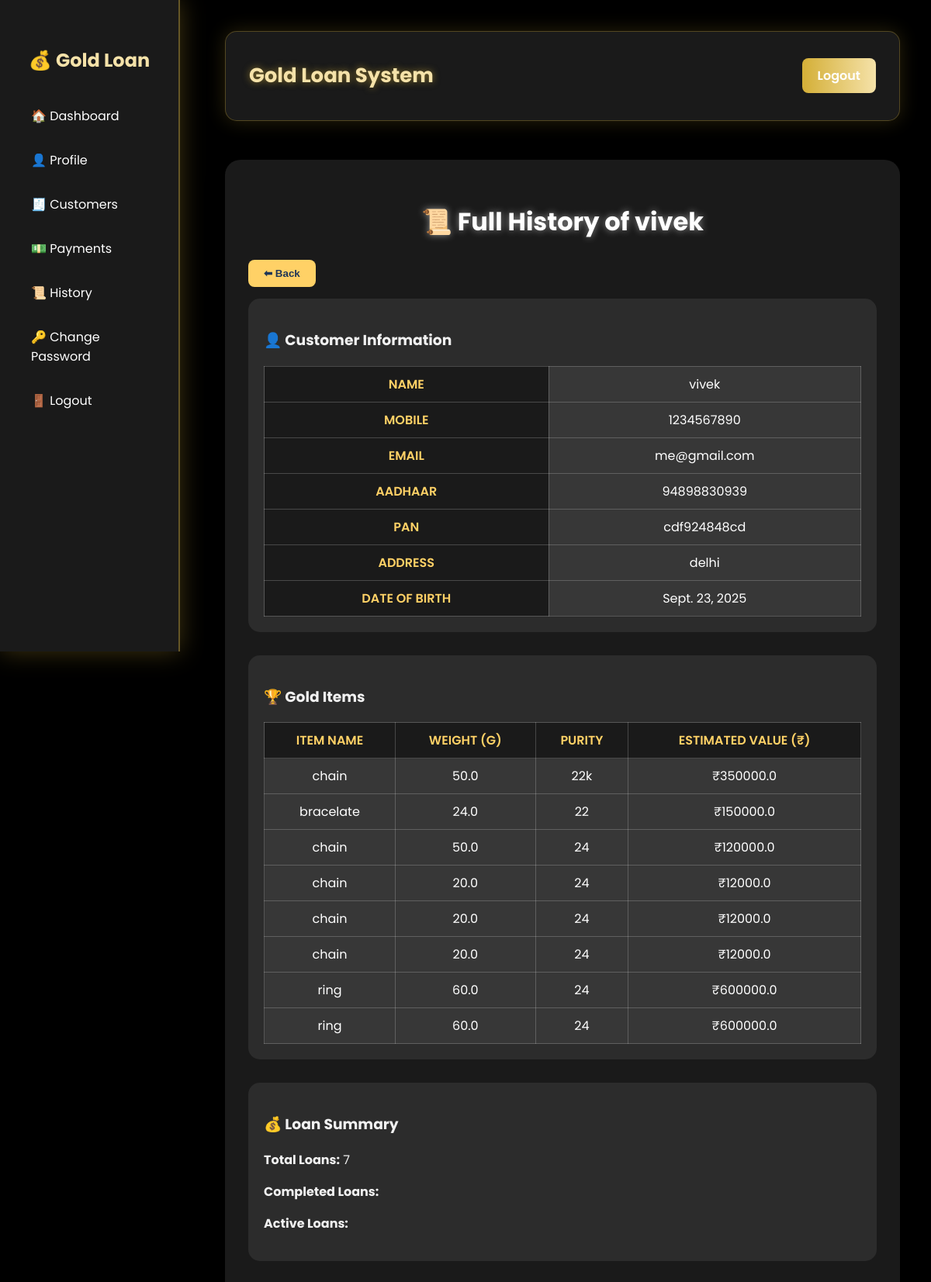
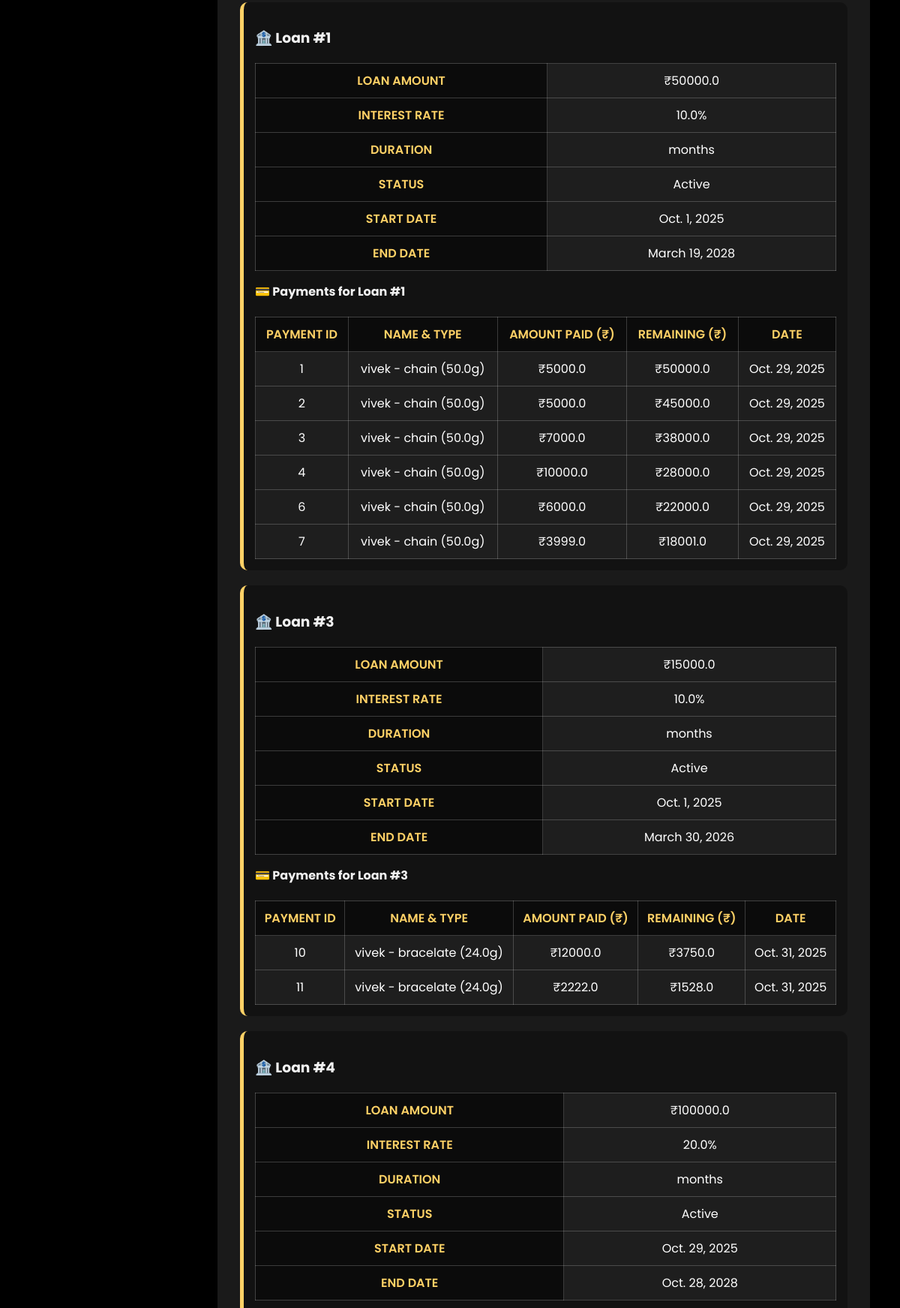
Page /history/1/ (upper part) on the committed database (2 pictures, top to bottom).
### customers/models.py (models this page shows, shortened)
class Customer(models.Model):
    name = models.CharField(max_length=100)
    mobile = models.CharField(max_length=15)
    address = models.TextField()
    aadhaar = models.CharField(max_length=20)
    pan = models.CharField(max_length=20)
    dob = models.DateField()
    email = models.EmailField()

### gold/models.py (models this page shows, shortened)
class GoldItem(models.Model):
    customer = models.ForeignKey(Customer, on_delete=models.CASCADE)
    gold_type = models.CharField(max_length=50)
    weight = models.FloatField()
    purity = models.CharField(max_length=20)
    valuation = models.FloatField()
    date_added = models.DateField(auto_now_add=True)

### loans/models.py (models this page shows, shortened)
class Loan(models.Model):
    customer = models.ForeignKey(Customer, on_delete=models.CASCADE)
    gold_item = models.ForeignKey(GoldItem, on_delete=models.CASCADE)
    loan_amount = models.FloatField()
    interest_rate = models.FloatField()
    start_date = models.DateField()
    end_date = models.DateField(blank=True, null=True)  # ✅ Auto-calculated
    duration_type = models.CharField(max_length=20, default='months')  # "months" or "years"
    duration_value = models.IntegerField(default=12)
    loan_type = models.CharField(max_length=50)
    status = models.CharField(max_length=20, default='Active')
    def __str__(self):
        return f"{self.customer.name} - {self.gold_item.gold_type} ({self.gold_item.weight}g)"

### payments/models.py (models this page shows, shortened)
class Payment(models.Model):
    loan = models.ForeignKey(Loan, on_delete=models.CASCADE)
    amount_paid = models.FloatField()
    payment_date = models.DateField(auto_now_add=True)
    remaining_amount = models.FloatField(default=0.0)

### history/views.py (the view)
# urls.py: path('<int:customer_id>/', views.history_detail, name='history_detail'),
def history_detail(request, customer_id):
    customer = get_object_or_404(Customer, id=customer_id)
    gold_items = GoldItem.objects.filter(customer=customer)
    loans = Loan.objects.filter(customer=customer)
    payments = Payment.objects.filter(loan__in=loans).order_by('-payment_date')
    receipts = Receipt.objects.filter(payment__in=payments)
    per_loan_info = []
    for loan in loans:
        principal = loan.loan_amount or 0.0
        paid = Payment.objects.filter(loan=loan).aggregate(total=Sum('amount_paid'))['total'] or 0.0
        remaining = round(principal - paid, 2)
        status = "Completed" if remaining <= 0 else "Active"
        per_loan_info.append({
            'loan': loan,
            'principal': principal,
            'paid': paid,
            'remaining': remaining,
            'status': status
        })
    return render(request, 'history/history_details.html', {
        'customer': customer,
        'gold_items': gold_items,
        'loans': loans,
        'payments': payments,
        'receipts': receipts,
        'per_loan_info': per_loan_info,
    })

### history/templates/history/history_details.html (shortened to what this page needs)
{% extends 'base.html' %}
{% block content %}
<div class="history-wrapper">
    <h2 class="page-title">📜 Full History of {{ customer.name }}</h2>
    <button class="back-btn" onclick="window.location.href='{% url 'dashboard' %}'">⬅ Back</button>
    <div class="section-box">
        <h3>👤 Customer Information</h3>
        <table>
            <tr><th>Name</th><td>{{ customer.name }}</td></tr>
            <tr><th>Mobile</th><td>{{ customer.mobile }}</td></tr>
            <tr><th>Email</th><td>{{ customer.email }}</td></tr>
            <tr><th>Aadhaar</th><td>{{ customer.aadhaar }}</td></tr>
            <tr><th>PAN</th><td>{{ customer.pan }}</td></tr>
            <tr><th>Address</th><td>{{ customer.address }}</td></tr>
            <tr><th>Date of Birth</th><td>{{ customer.dob }}</td></tr>
        </table>
    </div>
    <div class="section-box">
        <h3>🏆 Gold Items</h3>
        <table>
            <thead>
                <tr>
                    <th>Item Name</th>
                    <th>Weight (g)</th>
                    <th>Purity</th>
                    <th>Estimated Value (₹)</th>
                </tr>
            </thead>
            <tbody>
                {% for gold in gold_items %}
                <tr>
                    <td>{{ gold.gold_type }}</td>
                    <td>{{ gold.weight }}</td>
                    <td>{{ gold.purity }}</td>
                    <td>₹{{ gold.valuation }}</td>
                </tr>
                {% empty %}
                <tr><td colspan="4">No gold items found.</td></tr>
                {% endfor %}
            </tbody>
        </table>
    </div>
    <div class="section-box">
        <h3>💰 Loan Summary</h3>
        <p><b>Total Loans:</b> {{ loans.count }}</p>
        <p><b>Completed Loans:</b> {{ completed_loans.count }}</p>
        <p><b>Active Loans:</b> {{ active_loans.count }}</p>
    </div>
    {% for loan in loans %}
    <div class="loan-box">
        <h3>🏦 Loan #{{ loan.id }}</h3>
        <table>
            <tr><th>Loan Amount</th><td>₹{{ loan.loan_amount }}</td></tr>
            <tr><th>Interest Rate</th><td>{{ loan.interest_rate }}%</td></tr>
            <tr><th>Duration</th><td>{{ loan.duration_months }} months</td></tr>
            <tr><th>Status</th><td>{{ loan.status }}</td></tr>
            <tr><th>Start Date</th><td>{{ loan.start_date }}</td></tr>
            <tr><th>End Date</th><td>{{ loan.end_date }}</td></tr>
        </table>
        <h4 style="margin-top:15px;">💳 Payments for Loan #{{ loan.id }}</h4>
        <table>
            <thead>
                <tr>
                    <th>Payment ID</th>
                    <th>Name & Type</th>
                    <th>Amount Paid (₹)</th>
                    <th>Remaining (₹)</th>
                    <th>Date</th>
                </tr>
            </thead>
            <tbody>
                {% for pay in payments %}
                    {% if pay.loan.id == loan.id %}
                    <tr>
                        <td>{{ pay.id }}</td>
                        <td>{{ pay.loan }}</td>
                        <td>₹{{ pay.amount_paid }}</td>
                        <td>₹{{ pay.remaining_amount }}</td>
                        <td>{{ pay.payment_date }}</td>
                    </tr>
                    {% endif %}
                {% empty %}
                <tr><td colspan="5">No payments found.</td></tr>
                {% endfor %}
            </tbody>
        </table>
    </div>
    {% empty %}
    <p>No loans found.</p>
    {% endfor %}
</div>
{% endblock %}

### templates/base.html (style rules this page uses)
body { margin: 0; padding: 0; font-family: 'Poppins', sans-serif; background: #000; overflow-x: hidden; }

### history/templates/history/history_details.html (style rules this page uses)
body { color: #fff; }
.history-wrapper { max-width: 1100px; margin: 50px auto; padding: 30px; background: rgba(255, 255, 255, 0.1); backdrop-filter: blur(15px); border-radius: 20px; box-shadow: 0 8px 25px rgba(0, 0, 0, 0.4); color: #f1f1f1; animation: fadeIn 1s ease-in-out; }
.page-title { text-align: center; font-size: 32px; font-weight: 700; color: #ffffff; margin-bottom: 25px; text-shadow: 0 0 10px rgba(255, 255, 255, 0.5); }
.section-box { background: rgba(255, 255, 255, 0.08); padding: 20px; border-radius: 15px; margin-bottom: 30px; transition: 0.3s; }
table { width: 100%; border-collapse: collapse; color: #fff; margin-top: 15px; }
th, td { border: 1px solid rgba(255, 255, 255, 0.2); padding: 10px; text-align: center; }
th { background: rgba(0, 0, 0, 0.4); color: #ffd166; text-transform: uppercase; font-weight: 600; }
td { background: rgba(255, 255, 255, 0.05); }
.back-btn { background: #ffd166; color: #1d3557; border: none; padding: 10px 20px; border-radius: 8px; cursor: pointer; font-weight: 600; margin-bottom: 15px; transition: 0.3s; }
.loan-box { background: rgba(0, 0, 0, 0.3); border-left: 5px solid #ffd166; padding: 15px; border-radius: 10px; margin-bottom: 20px; transition: 0.3s; }

### rows in the picture
Customer: name "vivek", mobile "1234567890", email "me@gmail.com", aadhaar "94898830939", pan "cdf924848cd", address "delhi", dob "Sept. 23, 2025"
GoldItem: gold_type "chain", weight "50.0", purity "22k", valuation "350000.0"
GoldItem: gold_type "bracelate", weight "24.0", purity "22", valuation "150000.0"
GoldItem: gold_type "chain", weight "50.0", purity "24", valuation "120000.0"
GoldItem: gold_type "chain", weight "20.0", purity "24", valuation "12000.0"
GoldItem: gold_type "chain", weight "20.0", purity "24", valuation "12000.0"
GoldItem: gold_type "chain", weight "20.0", purity "24", valuation "12000.0"
GoldItem: gold_type "ring", weight "60.0", purity "24", valuation "600000.0"
GoldItem: gold_type "ring", weight "60.0", purity "24", valuation "600000.0"
Loan: id "1", loan_amount "50000.0", interest_rate "10.0", status "Active", start_date "Oct. 1, 2025", end_date "March 19, 2028"
Payment: id "1", loan "vivek - chain (50.0g)", amount_paid "5000.0", remaining_amount "50000.0", payment_date "Oct. 29, 2025"
Payment: id "2", loan "vivek - chain (50.0g)", amount_paid "5000.0", remaining_amount "45000.0", payment_date "Oct. 29, 2025"
Payment: id "3", loan "vivek - chain (50.0g)", amount_paid "7000.0", remaining_amount "38000.0", payment_date "Oct. 29, 2025"
Payment: id "4", loan "vivek - chain (50.0g)", amount_paid "10000.0", remaining_amount "28000.0", payment_date "Oct. 29, 2025"
Payment: id "6", loan "vivek - chain (50.0g)", amount_paid "6000.0", remaining_amount "22000.0", payment_date "Oct. 29, 2025"
Payment: id "7", loan "vivek - chain (50.0g)", amount_paid "3999.0", remaining_amount "18001.0", payment_date "Oct. 29, 2025"
Loan: id "3", loan_amount "15000.0", interest_rate "10.0", status "Active", start_date "Oct. 1, 2025", end_date "March 30, 2026"
Payment: id "10", loan "vivek - bracelate (24.0g)", amount_paid "12000.0", remaining_amount "3750.0", payment_date "Oct. 31, 2025"
Payment: id "11", loan "vivek - bracelate (24.0g)", amount_paid "2222.0", remaining_amount "1528.0", payment_date "Oct. 31, 2025"
Loan: id "4", loan_amount "100000.0", interest_rate "20.0", status "Active", start_date "Oct. 29, 2025", end_date "Oct. 28, 2028"

### other values in the picture
{{ loans.count }} "7"
